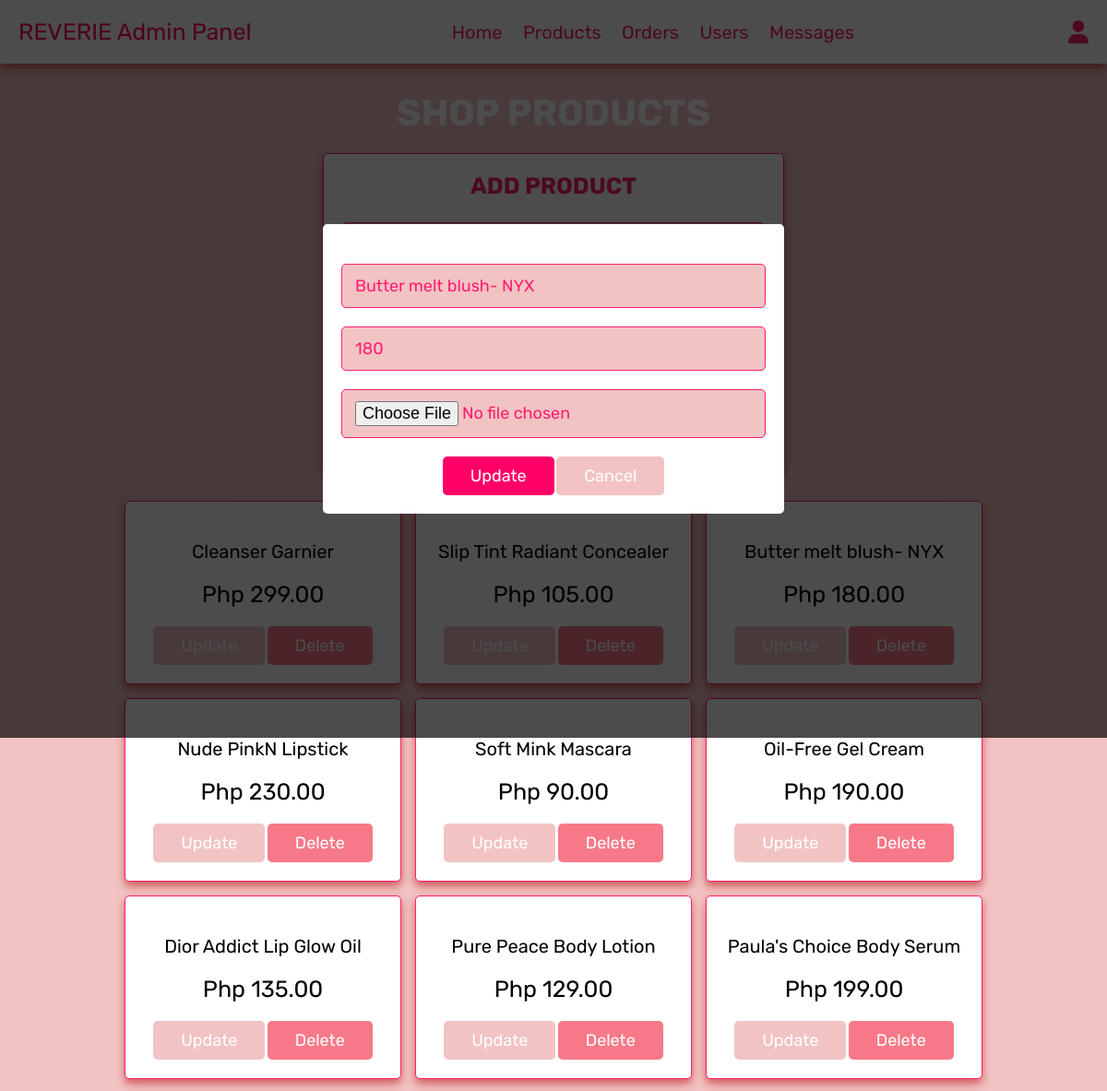
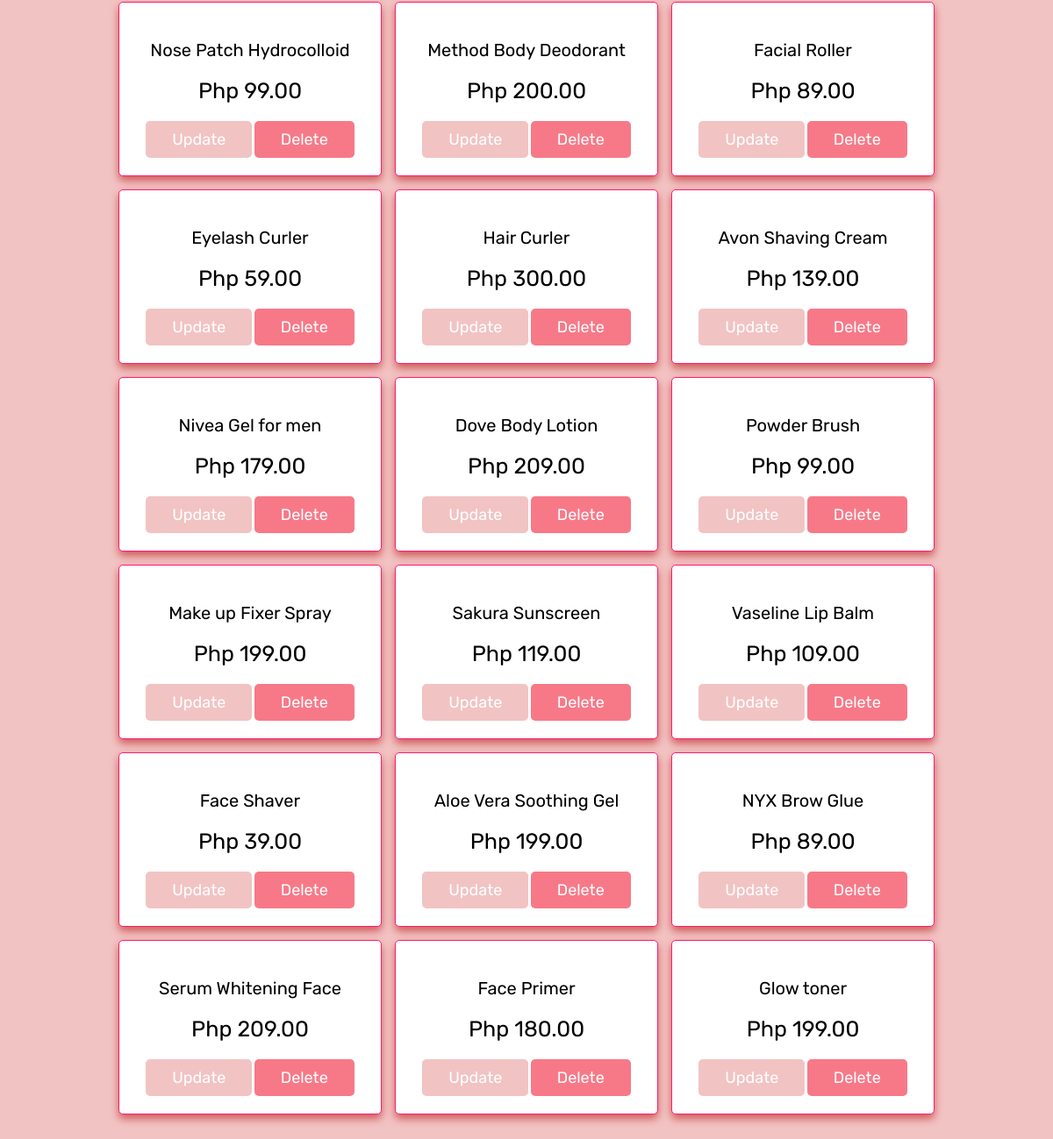
The page /Others/admin_products.php?update=5 (signed in) on the database its author committed (2 pictures, top to bottom).
### tables this page shows
CREATE TABLE `products` (
  `id` int(100) NOT NULL,
  `name` varchar(100) NOT NULL,
  `price` int(100) NOT NULL,
  `image` varchar(100) NOT NULL
);

### Others/admin_products.php (the view, shortened to what this page needs)
<?php
include 'config.php';
?>
<!DOCTYPE html>
<html lang="en">
<head>
   <link rel="stylesheet" href="https://cdnjs.cloudflare.com/ajax/libs/font-awesome/6.0.0/css/all.min.css">
   <link rel="stylesheet" href="css/admin_style.css">
</head>
<body>
<?php include 'admin_header.php'; ?>
<section class="add-products">
   <h1 class="title">Shop Products</h1>
   <form action="" method="post" enctype="multipart/form-data">
      <h3>Add Product</h3>
   </form>
</section>
<section class="show-products">
   <div class="box-container">
      <?php
         $select_products = mysqli_query($conn, "SELECT * FROM `products`") or die('query failed');
         if(mysqli_num_rows($select_products) > 0){
            while($fetch_products = mysqli_fetch_assoc($select_products)){
      ?>
      <div class="box">
         <div class="name"><?php echo $fetch_products['name']; ?></div>
         <div class="price">Php <?php echo $fetch_products['price']; ?>.00</div>
         <a href="admin_products.php?update=<?php echo $fetch_products['id']; ?>" class="option-btn">Update</a>
         <a href="admin_products.php?delete=<?php echo $fetch_products['id']; ?>" class="delete-btn" onclick="return confirm('delete this product?');">Delete</a>
      </div>
      <?php
         }
      }else{
         echo '<p class="empty">no products added yet!</p>';
      }
      ?>
   </div>
</section>
<section class="edit-product-form">
   <?php
      if(isset($_GET['update'])){
         $update_id = $_GET['update'];
         $update_query = mysqli_query($conn, "SELECT * FROM `products` WHERE id = '$update_id'") or die('query failed');
         if(mysqli_num_rows($update_query) > 0){
            while($fetch_update = mysqli_fetch_assoc($update_query)){
   ?>
   <form action="" method="post" enctype="multipart/form-data">
      <input type="text" name="update_name" value="<?php echo $fetch_update['name']; ?>" class="box" required placeholder="enter product name">
      <input type="number" name="update_price" value="<?php echo $fetch_update['price']; ?>" min="0" class="box" required placeholder="enter product price">
      <input type="file" class="box" name="update_image" accept="image/jpg, image/jpeg, image/png">
      <input type="submit" value="update" name="update_product" class="btn">
      <input type="reset" value="cancel" id="close-update" class="option-btn">
   </form>
   <?php
         }
      }
      }else{
         echo '<script>document.querySelector(".edit-product-form").style.display = "none";</script>';
      }
   ?>
</section>
</body>
</html>

### CSS/admin_style.css (style rules this page uses)
:root { --pink:#ff0066; --purple:#db0763; --red:#f77988; --orange:#000000; --black:#ff1d70; --white:#ffffff; --light-color:#f3beda; --light-white:#f7c9c9; --light-bg:#f2c3c3; --border:.1rem solid var(--black); --box-shadow:0 .5rem 1rem rgb(208, 91, 91); }
* { font-family: 'Rubik', sans-serif; margin:0; padding:0; box-sizing: border-box; outline: none; border:none; text-decoration: none; transition:all .2s linear; }
html { font-size: 62.5%; overflow-x: hidden; }
body { background-color: var(--light-bg); }
section { padding:3rem 2rem; }
.title { text-align: center; margin-bottom: 2rem; text-transform: uppercase; color:var(--white); font-size: 4rem; }
.btn, .option-btn, .delete-btn, .white-btn { display: inline-block; margin-top: 1rem; padding:1rem 3rem; cursor: pointer; color:var(--white); font-size: 1.8rem; border-radius: .5rem; text-transform: capitalize; }
.white-btn, .btn { background-color: var(--pink); }
.option-btn { background-color: var(--light-bg); }
.delete-btn { background-color: var(--red); }
.add-products form { background-color: var(--white); border-radius: .5rem; padding:2rem; text-align: center; box-shadow: var(--box-shadow); border:var(--border); max-width: 50rem; margin:0 auto; }
.add-products form h3 { font-size: 2.5rem; text-transform: uppercase; color:var(--black); margin-bottom: 1.5rem; }
.show-products .box-container { display: grid; grid-template-columns: repeat(auto-fit, 30rem); justify-content: center; gap:1.5rem; max-width: 1200px; margin:0 auto; align-items: flex-start; }
.show-products { padding-top: 0; }
.show-products .box-container .box { text-align: center; padding:2rem; border-radius: .5rem; border:var(--border); box-shadow: var(--box-shadow); background-color: var(--white); }
.show-products .box-container .box .name { padding:1rem 0; font-size: 2rem; color:var(--orange); }
.show-products .box-container .box .price { padding:1rem 0; font-size: 2.5rem; color:var(--orange); }
.edit-product-form { min-height: 100vh; background-color: rgba(0,0,0,.7); display: flex; align-items: center; justify-content: center; padding:2rem; overflow-y: scroll; position: fixed; top:0; left:0; z-index: 1200; width: 100%; }
.edit-product-form form { width: 50rem; padding:2rem; text-align: center; border-radius: .5rem; background-color: var(--white); }
.edit-product-form form .box { margin:1rem 0; padding:1.2rem 1.4rem; border:var(--border); border-radius: .5rem; background-color: var(--light-bg); font-size: 1.8rem; color:var(--black); width: 100%; }

### rows shown on the page
products: name "Cleanser Garnier", price "299"
products: name "Slip Tint Radiant Concealer", price "105"
products: name "Butter melt blush- NYX", price "180", update_name "Butter melt blush- NYX", update_price "180"
products: name "Nude PinkN Lipstick", price "230"
products: name "Soft Mink Mascara", price "90"
products: name "Oil-Free Gel Cream", price "190"
products: name "Dior Addict Lip Glow Oil", price "135"
products: name "Pure Peace Body Lotion", price "129"
products: name "Paula's Choice Body Serum", price "199"
products: name "Nose Patch Hydrocolloid", price "99"
products: name "Method Body Deodorant", price "200"
products: name "Facial Roller", price "89"
products: name "Eyelash Curler", price "59"
products: name "Hair Curler", price "300"
products: name "Avon Shaving Cream", price "139"
products: name "Nivea Gel for men", price "179"
products: name "Dove Body Lotion", price "209"
products: name "Powder Brush", price "99"
products: name "Make up Fixer Spray", price "199"
products: name "Sakura Sunscreen", price "119"
products: name "Vaseline Lip Balm", price "109"
products: name "Face Shaver", price "39"
products: name "Aloe Vera Soothing Gel", price "199"
products: name "NYX Brow Glue", price "89"
products: name "Serum Whitening Face", price "209"
products: name "Face Primer", price "180"
products: name "Glow toner", price "199"
